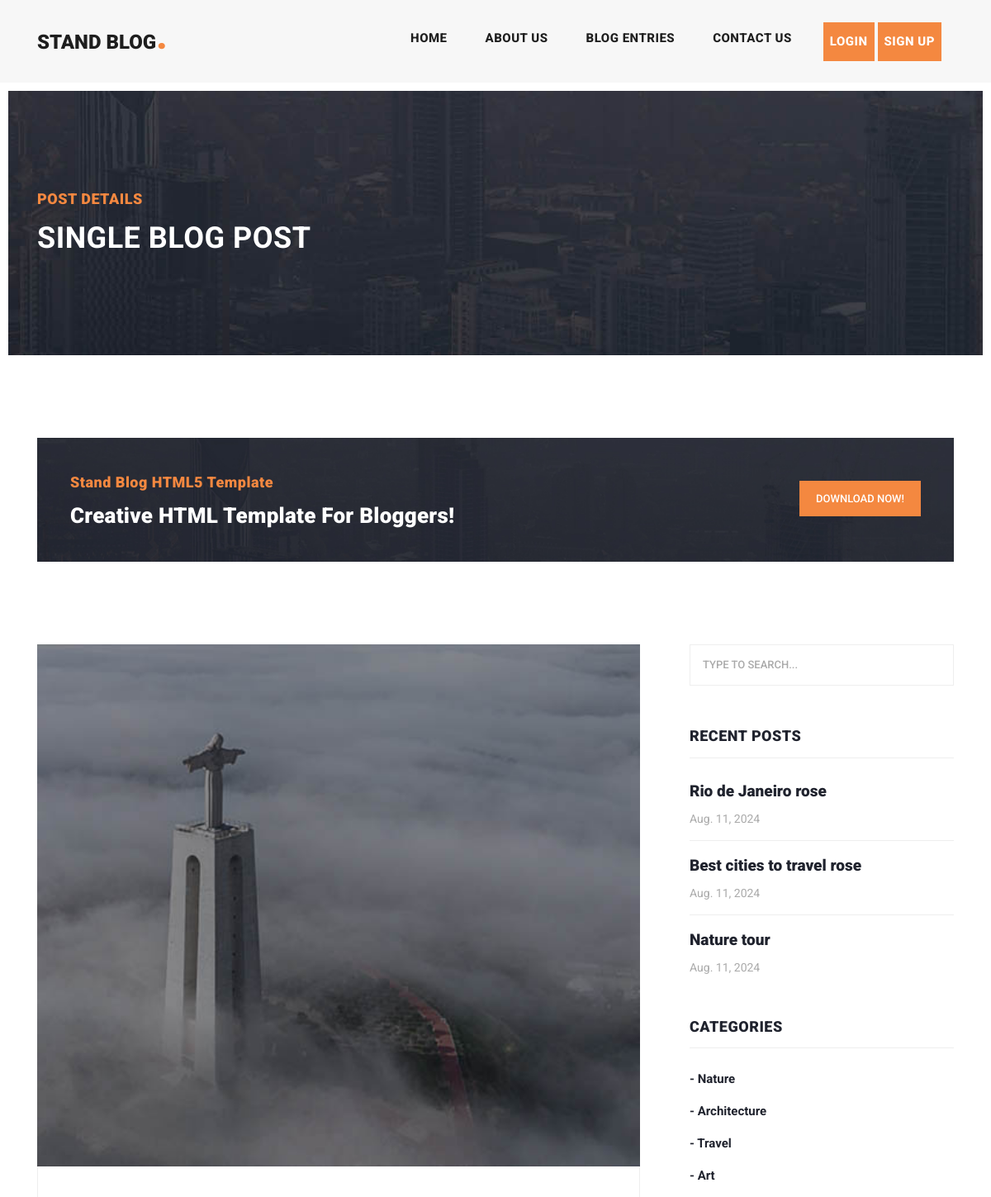
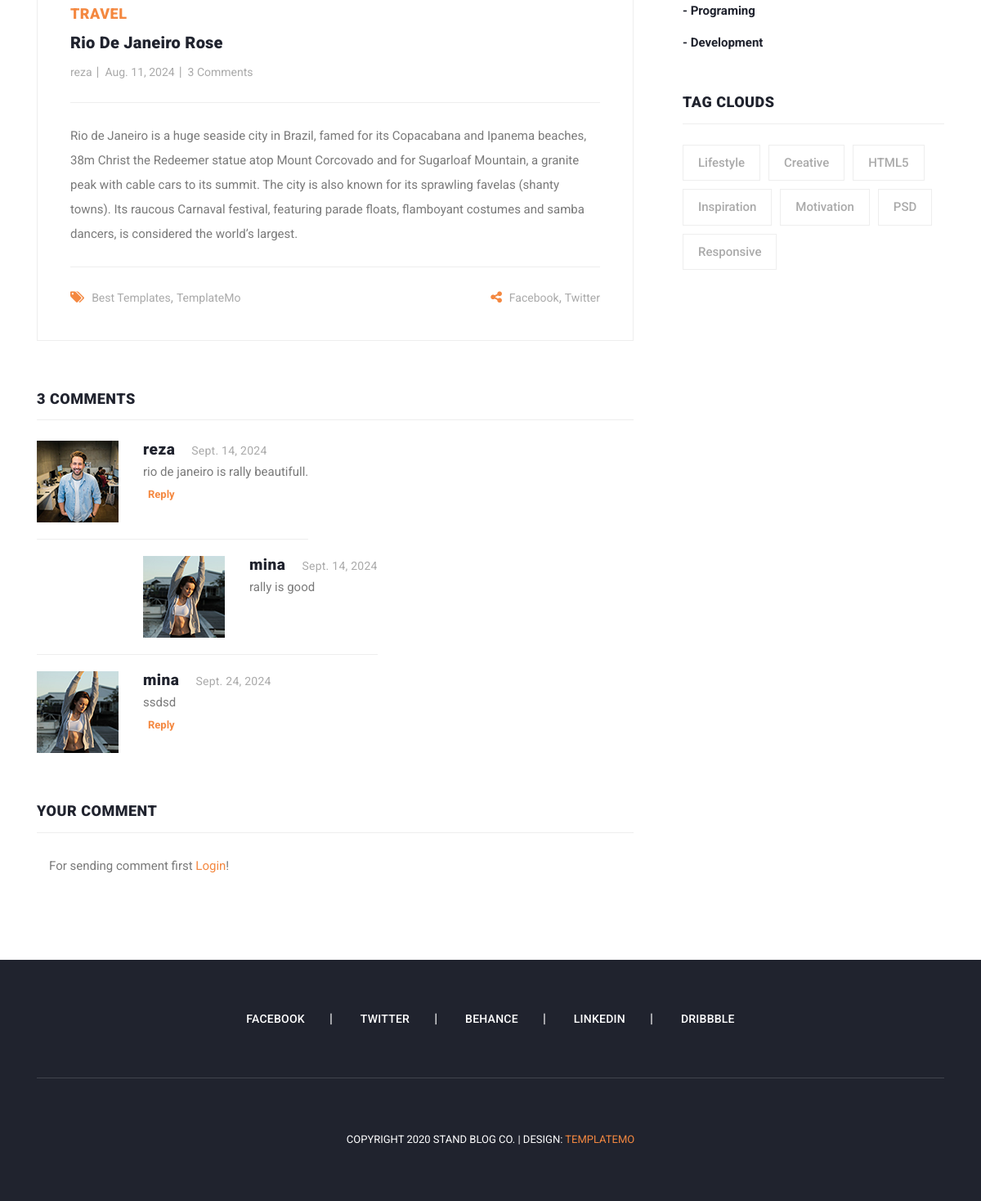
The app's page /posts/1/ with its own data (2 pictures, top to bottom).
### blog_app/models.py (models this page shows, shortened)
class Post(models.Model):
    author = models.ForeignKey(User, on_delete=models.CASCADE)
    title = models.CharField(max_length=100, unique_for_date='pub_date')
    category = models.ManyToManyField(Category)
    body = models.TextField()
    image = models.ImageField(upload_to='img/post')
    published = models.BooleanField(default=True)
    created = models.DateField(auto_now_add=True)
    updated = models.DateField(auto_now=True)
    pub_date = models.DateField(default=timezone.now())
    objects = ModelManager()
    class Meta:
        ordering = ('created',)
    def get_absolute_url(self):
        return reverse('blog:post_details', kwargs={'pk': self.pk})

class Category(models.Model):
    title = models.CharField(max_length=100)
    created = models.TimeField(auto_now_add=True)
    def __str__(self):
        return self.title

class Comment(models.Model):
    post = models.ForeignKey(Post, on_delete=models.CASCADE, related_name='comments')
    user = models.ForeignKey(User, on_delete=models.CASCADE, related_name='comments')
    parent = models.ForeignKey('self', blank=True, null=True, on_delete=models.CASCADE, related_name='replies')
    body = models.TextField()
    created = models.DateField(auto_now_add=True)

### account_app/models.py (models this page shows, shortened)
class Profile(models.Model):
    user = models.OneToOneField(User, on_delete=models.CASCADE, related_name='profile')
    national_code = models.CharField(max_length=10, null=True, blank=True)
    image = models.ImageField(upload_to='profile/img', blank=True, null=True)

### blog_app/views.py (the view)
# urls.py: path('posts/<int:pk>/', views.post_details, name='post_details'),
def post_details(request, pk):
    post = get_object_or_404(Post, pk=pk)
    if request.method == 'POST':
        parent_id = request.POST.get('parent_id')
        body = request.POST.get('body')
        Comment.objects.create(post=post, user=request.user, body=body, parent_id=parent_id)
    return render(request, 'blog_app/post_details.html', {'post': post})

### context_processors/context_processors.py (called while the page is built)
def recent_posts(request):
    return {'recent_posts': Post.objects.order_by('-created')[:3]}

def categorise(request):
    return {'categorise': Category.objects.all()}

### blog_app/templates/blog_app/post_details.html (shortened to what this page needs)
{% extends 'base.html' %}
{% load static %}
{% block content %}
    <div class="heading-page header-text">
        <section class="page-heading">
            <div class="container">
                <div class="row">
                    <div class="col-lg-12">
                        <div class="text-content">
                            <h4>Post Details</h4>
                            <h2>Single blog post</h2>
                        </div>
                    </div>
                </div>
            </div>
        </section>
    </div>
    <section class="call-to-action">
        <div class="container">
            <div class="row">
                <div class="col-lg-12">
                    <div class="main-content">
                        <div class="row">
                            <div class="col-lg-8">
                                <span>Stand Blog HTML5 Template</span>
                                <h4>Creative HTML Template For Bloggers!</h4>
                            </div>
                            <div class="col-lg-4">
                                <div class="main-button">
                                    <a rel="nofollow" href="https://templatemo.com/tm-551-stand-blog" target="_parent">Download
                                        Now!</a>
                                </div>
                            </div>
                        </div>
                    </div>
                </div>
            </div>
        </div>
    </section>
    <section class="blog-posts grid-system">
        <div class="container">
            <div class="row">
                <div class="col-lg-8">
                    <div class="all-blog-posts">
                        <div class="row">
                            <div class="col-lg-12">
                                <div class="blog-post">
                                    <div class="blog-thumb">
                                        <img src="{{ post.image.url }}" alt="">
                                    </div>
                                    <div class="down-content">
                                        {% for cat in post.category.all %}
                                            <span style="margin-right: 15px">{{ cat }}</span>
                                        {% endfor %}
                                        <a href="post-details.html"><h4>{{ post.title }}</h4></a>
                                        <ul class="post-info">
                                            <li><a href="#">{{ post.author }}</a></li>
                                            <li><a href="#">{{ post.created }}</a></li>
                                            <li><a href="#">{{ post.comments.count }} Comments</a></li>
                                        </ul>
                                        <p>{{ post.body }}</p>
                                        <div class="post-options">
                                            <div class="row">
                                                <div class="col-6">
                                                    <ul class="post-tags">
                                                        <li><i class="fa fa-tags"></i></li>
                                                        <li><a href="#">Best Templates</a>,</li>
                                                        <li><a href="#">TemplateMo</a></li>
                                                    </ul>
                                                </div>
                                                <div class="col-6">
                                                    <ul class="post-share">
                                                        <li><i class="fa fa-share-alt"></i></li>
                                                        <li><a href="#">Facebook</a>,</li>
                                                        <li><a href="#"> Twitter</a></li>
                                                    </ul>
                                                </div>
                                            </div>
                                        </div>
                                    </div>
                                </div>
                            </div>
                            <div class="col-lg-12">
                                <div class="sidebar-item comments">
                                    <div class="sidebar-heading">
                                        <h2>{{ post.comments.count }} comments</h2>
                                    </div>
                                    <div class="content">
                                        <ul>
                                            {% for comment in post.comments.all %}
                                                {% if comment.parent == None %}
                                                    <li style="display: table">
                                                        <div class="author-thumb">
                                                            {% if comment.user.profile.image %}
                                                                <img src="{{ comment.user.profile.image.url }}"
                                                                     alt="profile_img">
                                                            {% else %}
                                                                <img src="{% static 'icon/profile.png' %}"
                                                                     alt="profile_img">
                                                            {% endif %}
                                                        </div>
                                                        <div class="right-content">
                                                            <h4>{{ comment.user.username }}<span>{{ comment.created }}</span>
                                                            </h4>
                                                            <p>{{ comment.body }}</p>
                                                            <button onclick="is_reply({{ comment.id }})"
                                                                    style=" font-weight: bold ; font-size: 13px;  background: transparent; border: none; color: #f48840">
                                                                Reply
                                                            </button>
                                                        </div>
                                                    </li>
                                                    {% for reply in comment.replies.all %}
                                                        <li class="replied" style="display: table">
                                                            <div class="author-thumb">
                                                                {% if reply.user.profile.image %}
                                                                    <img src="{{ reply.user.profile.image.url }}"
                                                                         alt="profile_img">
                                                                {% else %}
                                                                    <img src="{% static 'icon/profile.png' %}"
                                                                         alt="profile_img">
                                                                {% endif %}
                                                            </div>
                                                            <div class="right-content">
                                                                <h4>{{ reply.user.username }}<span>{{ reply.created }}</span>
                                                                </h4>
                                                                <p>{{ reply.body }}</p>
                                                            </div>
                                                        </li>
                                                    {% endfor %}
                                                {% endif %}
                                            {% endfor %}
                                        </ul>
                                    </div>
                                </div>
                            </div>
                            <div class="col-lg-12">
                                <div class="sidebar-item submit-comment">
                                    <div class="sidebar-heading">
                                        <h2>Your comment</h2>
                                    </div>
                                    <div class="content">
                                        {% if request.user.is_authenticated %}
                                            <form id="comment" action="" method="post">
                                                {% csrf_token %}
                                                <div class="row">
                                                    <input type="hidden" id="parent_id" name="parent_id">
                                                    <div class="col-lg-12">
                                                        <fieldset>
                                                        <textarea name="body" rows="6" id="body"
                                                                  placeholder="Type your comment"
                                                                  required=""></textarea>
                                                        </fieldset>
                                                    </div>
                                                    <div class="col-lg-12">
                                                        <fieldset>
                                                            <button type="submit" id="form-submit" class="main-button">
                                                                Submit
                                                            </button>
                                                        </fieldset>
                                                    </div>
                                                </div>
                                            </form>
                                        {% else %}
                                            <div class="col-lg-12">
                                                <fieldset>
                                                    <P>For sending comment first <a href="{% url 'account_app:login' %}"
                                                                                    style="color: #f48840">Login</a>!
                                                    </P>
                                                </fieldset>
                                            </div>
                                        {% endif %}
                                    </div>
                                </div>
                            </div>
                        </div>
                    </div>
                </div>
                {% include 'includes/sidebar.html' %}
            </div>
        </div>
    </section>
{% endblock %}

### templates/includes/sidebar.html
<div class="col-lg-4">
    <div class="sidebar">
        <div class="row">
            <div class="col-lg-12">
                <div class="sidebar-item search">
                    <form id="search_form" name="gs" method="GET" action="{% url 'blog:search_posts' %}">
                        <input type="text" name="q" class="searchText"
                               placeholder="type to search..." autocomplete="on">
                    </form>
                </div>
            </div>
            <div class="col-lg-12">
                <div class="sidebar-item recent-posts">
                    <div class="sidebar-heading">
                        <h2>Recent Posts</h2>
                    </div>
                    <div class="content">
                        <ul>
                            {% for post in recent_posts %}
                                <li><a href={{ post.get_absolute_url }}>
                                    <h5>{{ post.title }}</h5>
                                    <span>{{ post.created }}</span>
                                </a></li>
                            {% endfor %}
                        </ul>
                    </div>
                </div>
            </div>
            <div class="col-lg-12">
                <div class="sidebar-item categories">
                    <div class="sidebar-heading">
                        <h2>Categories</h2>
                    </div>
                    <div class="content">
                        <ul>
                            {% for cat in categorise %}
                                <li><a href="{% url 'blog:category_details' cat.pk %}">- {{ cat.title }}</a></li>
                            {% endfor %}
                        </ul>
                    </div>
                </div>
            </div>
            <div class="col-lg-12">
                <div class="sidebar-item tags">
                    <div class="sidebar-heading">
                        <h2>Tag Clouds</h2>
                    </div>
                    <div class="content">
                        <ul>
                            <li><a href="#">Lifestyle</a></li>
                            <li><a href="#">Creative</a></li>
                            <li><a href="#">HTML5</a></li>
                            <li><a href="#">Inspiration</a></li>
                            <li><a href="#">Motivation</a></li>
                            <li><a href="#">PSD</a></li>
                            <li><a href="#">Responsive</a></li>
                        </ul>
                    </div>
                </div>
            </div>
        </div>
    </div>
</div>

### records on screen
Post: image (picture), title "Rio De Janeiro Rose", author "reza", created "Aug. 11, 2024", comments.count "3", body "Rio de Janeiro is a huge seaside city in Brazil, famed for its Copacabana and Ipanema beaches, 38m Christ the Redeemer statue atop Mount Corcovado and for Sugarloaf Mountain, a granite peak with cable cars to its summit. The city is also known for its sprawling favelas (shanty towns). Its raucous Carnaval festival, featuring parade floats, flamboyant costumes and samba dancers, is considered the world’s largest.", title "Rio de Janeiro rose"
Category: title "TRAVEL", title "Travel"
Comment: user.profile.image (picture), user.username "reza", created "Sept. 14, 2024", body "rio de janeiro is rally beautifull."
Comment: user.profile.image (picture), user.username "mina", created "Sept. 14, 2024", body "rally is good"
Comment: user.profile.image (picture), user.username "mina", created "Sept. 24, 2024", body "ssdsd"
Post: title "Best cities to travel rose", created "Aug. 11, 2024"
Post: title "Nature tour", created "Aug. 11, 2024"
Category: title "Nature"
Category: title "Architecture"
Category: title "Art"
Category: title "Programing"
Category: title "Development"
